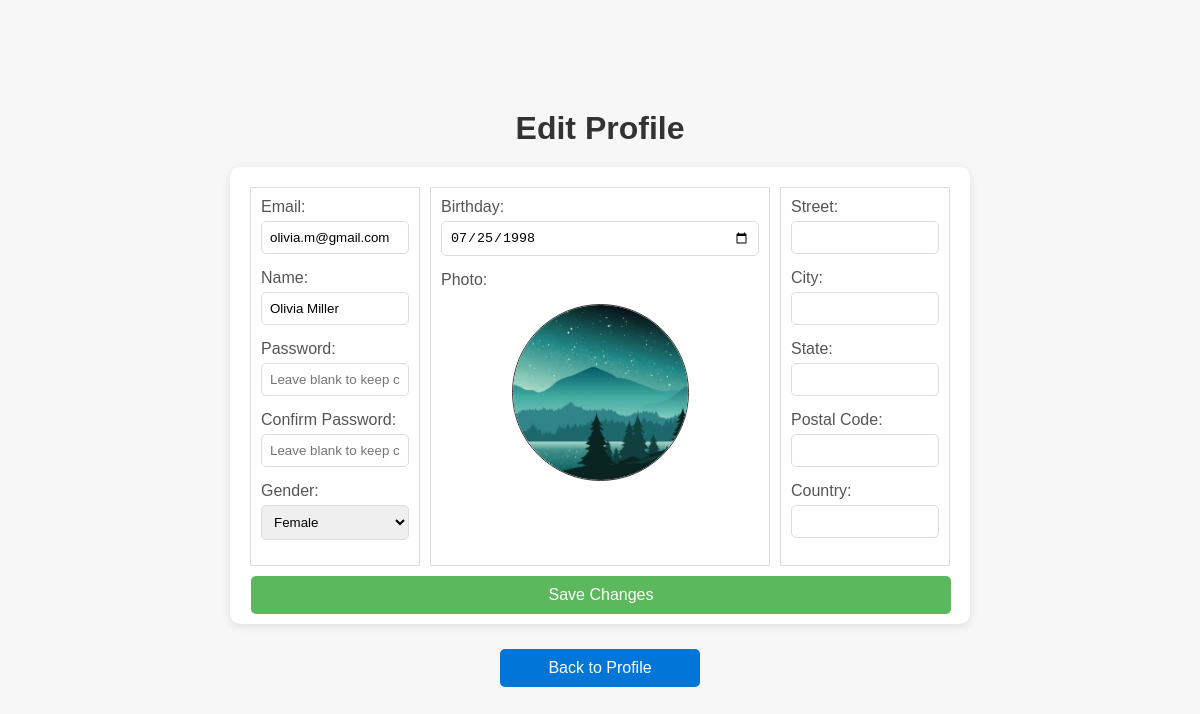
Before: /customer/customerEditProfile.php (signed in) with the older database file.
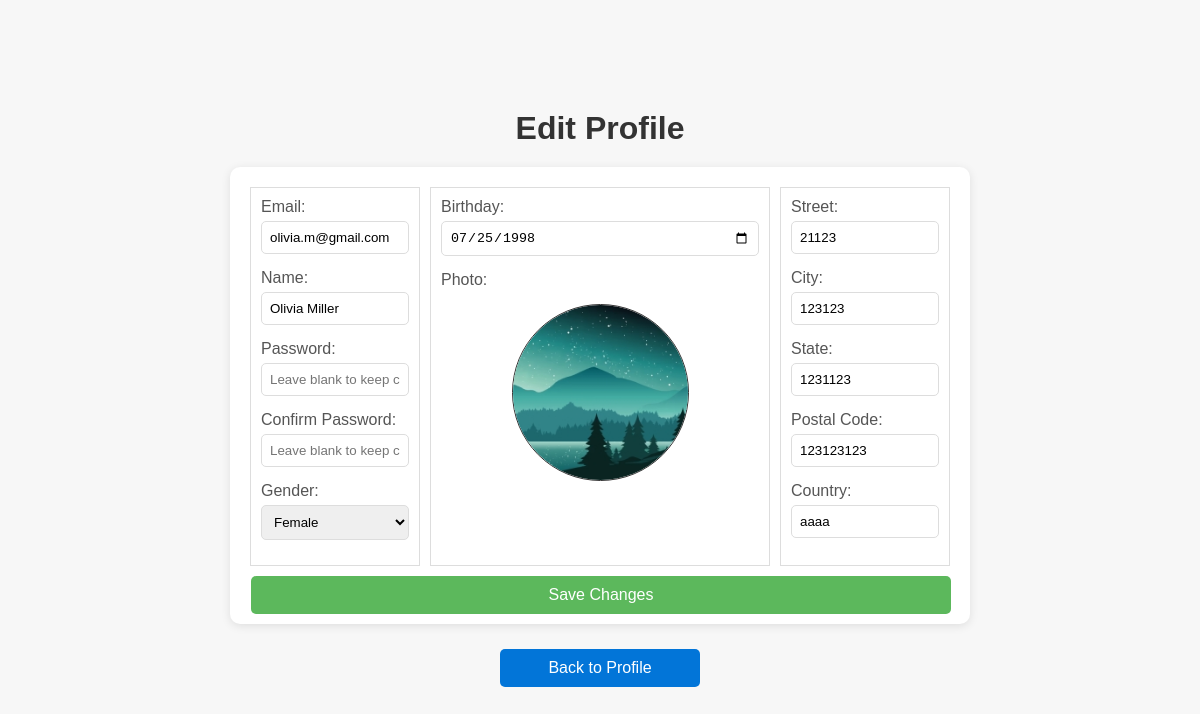
After: the same page with the newer database file.
### tables this page shows
CREATE TABLE `address` (
  `address_id` varchar(10) NOT NULL,
  `user_id` varchar(10) DEFAULT NULL,
  `street` varchar(255) DEFAULT NULL,
  `city` varchar(100) DEFAULT NULL,
  `state` varchar(100) DEFAULT NULL,
  `postal_code` varchar(20) DEFAULT NULL,
  `country` varchar(100) DEFAULT NULL,
  PRIMARY KEY (`address_id`),
  KEY `user_id` (`user_id`),
  CONSTRAINT `address_ibfk_1` FOREIGN KEY (`user_id`) REFERENCES `user` (`user_id`)
);

### _base.php (called while the page is built, shortened)
<?php
$_user = $_SESSION['user'] ?? null;

### customer/customerEditProfile.php (the view, shortened to what this page needs)
<?php
include '../_base.php';
include '../_head.php';
$stm = $_db->prepare('SELECT * FROM address WHERE user_id = ?');
$stm->execute([$_user->user_id]);
$address = $stm->fetch(PDO::FETCH_OBJ);
$_title = 'Edit Profile';
?>
<!DOCTYPE html>
<html lang="en">
<head>
    <link rel="stylesheet" href="../css/profile.css">
</head>
<body>
    <h1><?= htmlspecialchars($_title) ?></h1>
    <div class="form">
        <form method="post" enctype="multipart/form-data">
            <div class="form-container">
                <div class="form-left">
                    <div class="form-group">
                        <label for="email">Email:</label>
                        <input type="email" name="email" id="email" maxlength="100" value="<?= htmlspecialchars($_user->email) ?>" required>
                    </div>
                    <div class="form-group">
                        <label for="name">Name:</label>
                        <input type="text" name="name" id="name" maxlength="100" value="<?= htmlspecialchars($_user->name) ?>" required>
                    </div>
                    <div class="form-group">
                        <label for="password">Password:</label>
                        <input type="password" name="password" id="password" maxlength="100" placeholder="Leave blank to keep current password">
                    </div>
                    <div class="form-group">
                        <label for="confirm">Confirm Password:</label>
                        <input type="password" name="confirm" id="confirm" maxlength="100" placeholder="Leave blank to keep current password">
                    </div>
                    <div class="form-group">
                        <label for="gender">Gender:</label>
                        <select name="gender" id="gender" required>
                            <option value="Female" <?= $_user->gender == 'Female' ? 'selected' : '' ?>>Female</option>
                        </select>
                    </div>
                </div>
                <div class="form-middle">
                    <div class="form-group">
                        <label for="birthday">Birthday:</label>
                        <input type="date" name="birthday" id="birthday" value="<?= htmlspecialchars($_user->birthday) ?>" required>
                    </div>
                    <label for="photo">Photo:</label>
                    <div class="form-group upload">
                        <label class="upload">
                            <img src="../uploads/<?= htmlspecialchars($_user->photo) ?>" alt="Profile Photo">
                        </label>
                    </div>
                </div>
                <div class="form-right">
                    <div class="form-group">
                        <label for="street">Street:</label>
                        <input type="text" name="street" id="street" value="<?= htmlspecialchars($address->street ?? '') ?>" maxlength="255">
                    </div>
                    <div class="form-group">
                        <label for="city">City:</label>
                        <input type="text" name="city" id="city" value="<?= htmlspecialchars($address->city ?? '') ?>" maxlength="100">
                    </div>
                    <div class="form-group">
                        <label for="state">State:</label>
                        <input type="text" name="state" id="state" value="<?= htmlspecialchars($address->state ?? '') ?>" maxlength="100">
                    </div>
                    <div class="form-group">
                        <label for="postal_code">Postal Code:</label>
                        <input type="text" name="postal_code" id="postal_code" value="<?= htmlspecialchars($address->postal_code ?? '') ?>" maxlength="20">
                    </div>
                    <div class="form-group">
                        <label for="country">Country:</label>
                        <input type="text" name="country" id="country" value="<?= htmlspecialchars($address->country ?? '') ?>" maxlength="100">
                    </div>
                </div>
            </div>
            <button type="submit">Save Changes</button>
        </form>
    </div>
    <div class="action-buttons">
        <a href="customerProfile.php"><button type="button">Back to Profile</button></a>
    </div>
</body>
</html>

Changed rows visible on the page:
added address: street "21123", city "123123", state "1231123", postal_code "123123123", country "aaaa"
